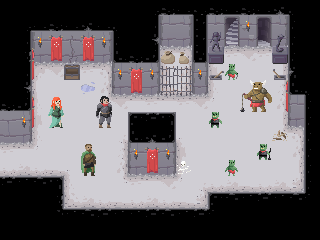

Rendered tile map (Tiled .tmx) drawn with the repository's tilesets; below, a short description and the map source with its tile grids summarised:
An orthogonal 20x15 tile map with 16x16 px tiles, 5 tile layers (Geometry, Objects, Heroes, Enemies, ...).

<map version="1.0" orientation="orthogonal" renderorder="right-down" width="20" height="15" tilewidth="16" tileheight="16" backgroundcolor="#000000" nextobjectid="1">
 <properties>
  <property name="scale" value="2" />
 </properties>
 <tileset firstgid="1" name="05_16x16_16x16" tilewidth="16" tileheight="16">
  <image source="05_16x16_16x16.png" trans="5e81a2" width="480" height="560" />
 </tileset>
 <layer name="Geometry" width="20" height="15">
  <data>[300 cells, 294 non-empty, 58 distinct tile ids]</data>
 </layer>
 <layer name="Objects" width="20" height="15">
  <data>[300 cells, 43 non-empty, 27 distinct tile ids]</data>
 </layer>
 <layer name="Heroes" width="20" height="15">
  <data>[300 cells, 6 non-empty, 6 distinct tile ids]</data>
 </layer>
 <layer name="Enemies" width="20" height="15">
  <data>[300 cells, 8 non-empty, 8 distinct tile ids]</data>
 </layer>
 <layer name="Ceilings" width="20" height="15">
  <data>[300 cells, 6 non-empty, 6 distinct tile ids]</data>
 </layer>
</map>
